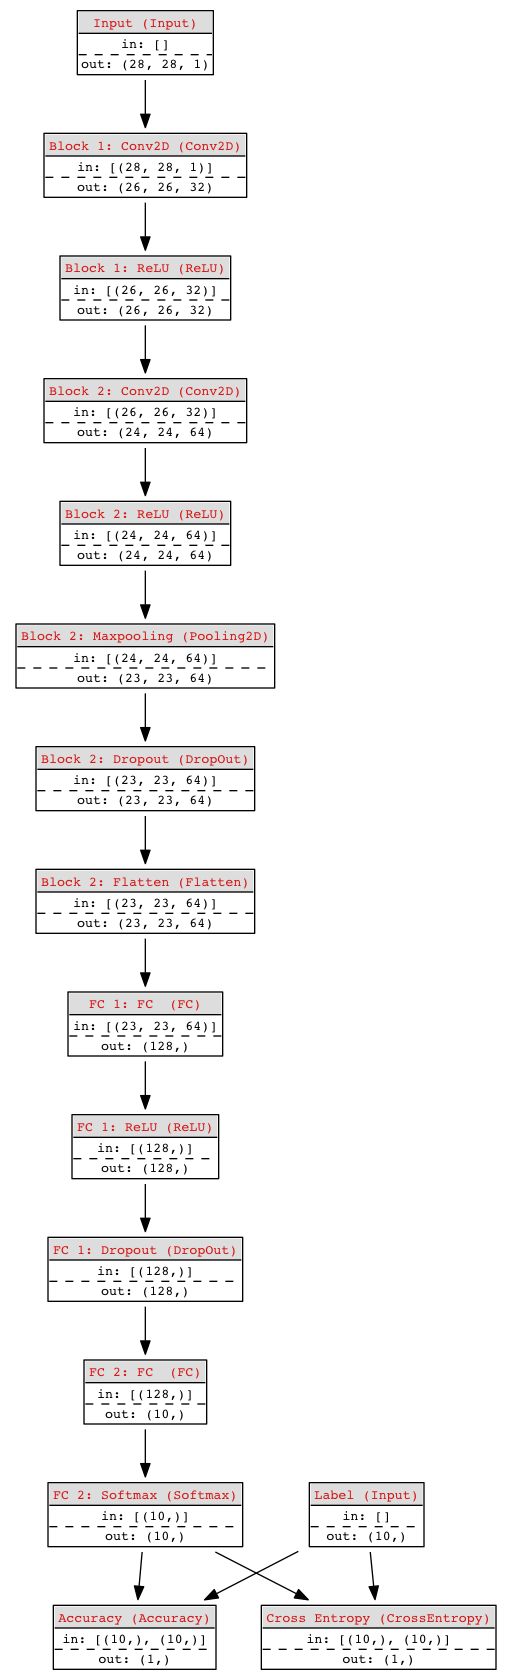

Here is the Python script that generated this plot:
import sys
import os
import numpy as np
import time
import h5py

sys.path.append(os.path.dirname(__file__)+"../../../")
from scratchnetwork import Network
from scratchnetwork.layers import Input
from scratchnetwork.layers import FC
from scratchnetwork.layers import Conv2D
from scratchnetwork.layers import Pooling2D
from scratchnetwork.layers import DropOut
from scratchnetwork.layers import ReLU
from scratchnetwork.layers import Flatten
from scratchnetwork.layers import Softmax
from scratchnetwork.losses import SoftmaxCrossEntropy
from scratchnetwork.metrics import Accuracy
from scratchnetwork.optimizers import SGD
from scratchnetwork.regularizators import L1 as LR1C
from scratchnetwork.layers import OneHotDecode
LR1 = LR1C(0.0005)


# MNIST LOAD
from mnist import MNIST
mndata = MNIST('dataset/data')
images_train, labels_train = mndata.load_training()
images_train, labels_train = np.reshape(np.array(images_train), [-1, 28, 28]), np.array(labels_train)

images_train = (np.array(np.expand_dims(images_train, axis=-1), dtype=np.float64) - 128)/128
labels_train = np.array(labels_train, dtype=np.int32).reshape(-1, 1)
#labels_train = np.array([[float(m == b) for m in range(10)] for b in labels_train], dtype=np.float64)

# Network
net = Network()
inputX = net.Node("Input", Input, [28, 28, 1])
inputY = net.Node("Label", Input, [1])

B1 = net.Node("Block 1: Conv2D", Conv2D, num_filters=32, kernel_size=(3,3), params={'regularizator': LR1})
B1relu = net.Node("Block 1: ReLU", ReLU)

B2 = net.Node("Block 2: Conv2D", Conv2D, num_filters=64, kernel_size=(3,3), params={'regularizator': LR1})
B2relu = net.Node("Block 2: ReLU", ReLU)
B2max = net.Node("Block 2: Maxpooling", Pooling2D, "max", pool_size=(2, 2))
B2drop = net.Node("Block 2: Dropout", DropOut, 0.25)
B2flatten = net.Node("Block 2: Flatten", Flatten)

FC1 = net.Node("FC 1: FC", FC, 128, params={'regularizator': LR1})
FC1relu = net.Node("FC 1: ReLU", ReLU)
FC1drop = net.Node("FC 1: Dropout", DropOut, 0.5)

FC2 = net.Node("FC 2: FC ", FC, 10, params={'regularizator': LR1})
FC2softmax = net.Node("FC 2: Softmax", Softmax)
output = net.Node("Output", OneHotDecode)

L1 = net.Node("Cross Entropy", SoftmaxCrossEntropy)
M1 = net.Node("Accuracy", Accuracy)

inputX.addNext(B1)

B1.addNext(B1relu)
B1relu.addNext(B2)

B2.addNext(B2relu)
B2relu.addNext(B2max)
B2max.addNext(B2drop)
B2drop.addNext(B2flatten)
B2flatten.addNext(FC1)

FC1.addNext(FC1relu)
FC1relu.addNext(FC1drop)
FC1drop.addNext(FC2)

FC2.addNext(FC2softmax)
FC2softmax.addNext(output)

"""FC2.addNext(FC2softmax)

L1.addPrev(FC2softmax)
L1.addPrev(inputY)

M1.addPrev(FC2softmax)
M1.addPrev(inputY)
"""

L1.addPrev(FC2)
L1.addPrev(inputY)

M1.addPrev(output)
M1.addPrev(inputY)

net.compile(losses=[L1], metrics=[M1], optimizer=SGD(lr=1e-2, clip=None))
net.start(inputs=[inputX], outputs=[output])
net.plot(os.path.basename(sys.argv[0]).split(".")[0]+".png")

# Llenamos
batch_index = 0
batch_size = 128
epoch = 0

for i in range(3000):
	Xaux = images_train[batch_index:(batch_index + batch_size)]
	Yaux = labels_train[batch_index:(batch_index + batch_size)]

	t = time.time()
	net.train_batch({'Input': Xaux}, {'Label': Yaux})
	batch_index += batch_size
	if batch_index >= images_train.shape[0]:
		batch_index = 0
		epoch += 1
	
	net.monitoring()
	print(str(batch_index) + "/" + str(epoch))
	print('-----'+ str(time.time() - t) +'------')


print(net.save("example.h5"))